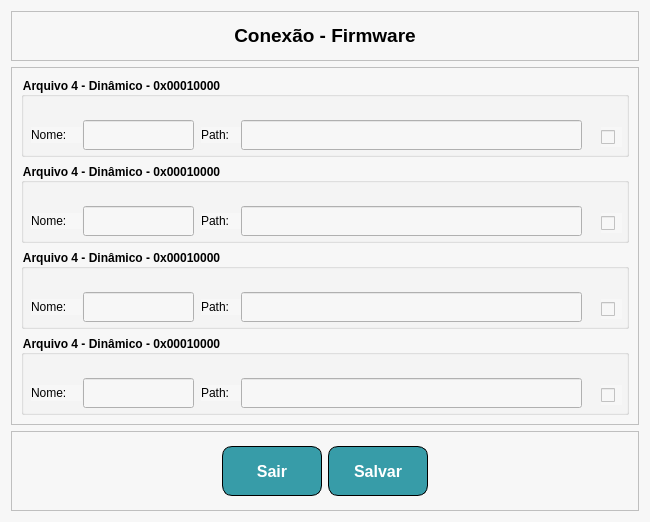
<?xml version="1.0" encoding="UTF-8"?>
<ui version="4.0">
 <class>FormConexao</class>
 <widget class="QWidget" name="FormConexao">
  <property name="geometry">
   <rect>
    <x>0</x>
    <y>0</y>
    <width>650</width>
    <height>518</height>
   </rect>
  </property>
  <property name="windowTitle">
   <string>Conexão</string>
  </property>
  <property name="styleSheet">
   <string notr="true">background-color: rgb(247, 247, 247);</string>
  </property>
  <layout class="QVBoxLayout" name="verticalLayout">
   <item>
    <widget class="QFrame" name="frame">
     <property name="sizePolicy">
      <sizepolicy hsizetype="Preferred" vsizetype="Maximum">
       <horstretch>0</horstretch>
       <verstretch>0</verstretch>
      </sizepolicy>
     </property>
     <property name="minimumSize">
      <size>
       <width>0</width>
       <height>50</height>
      </size>
     </property>
     <property name="frameShape">
      <enum>QFrame::StyledPanel</enum>
     </property>
     <property name="frameShadow">
      <enum>QFrame::Raised</enum>
     </property>
     <layout class="QHBoxLayout" name="horizontalLayout_2">
      <item>
       <spacer name="horizontalSpacer">
        <property name="orientation">
         <enum>Qt::Horizontal</enum>
        </property>
        <property name="sizeHint" stdset="0">
         <size>
          <width>274</width>
          <height>20</height>
         </size>
        </property>
       </spacer>
      </item>
      <item>
       <widget class="QLabel" name="label">
        <property name="text">
         <string>&lt;html&gt;&lt;head/&gt;&lt;body&gt;&lt;p align=&quot;center&quot;&gt;&lt;span style=&quot; font-size:14pt; font-weight:600;&quot;&gt;Conexão - Firmware&lt;/span&gt;&lt;/p&gt;&lt;/body&gt;&lt;/html&gt;</string>
        </property>
       </widget>
      </item>
      <item>
       <spacer name="horizontalSpacer_2">
        <property name="orientation">
         <enum>Qt::Horizontal</enum>
        </property>
        <property name="sizeHint" stdset="0">
         <size>
          <width>274</width>
          <height>20</height>
         </size>
        </property>
       </spacer>
      </item>
     </layout>
    </widget>
   </item>
   <item>
    <widget class="QFrame" name="frame_2">
     <property name="frameShape">
      <enum>QFrame::StyledPanel</enum>
     </property>
     <property name="frameShadow">
      <enum>QFrame::Raised</enum>
     </property>
     <layout class="QVBoxLayout" name="verticalLayout_2">
      <item>
       <widget class="QGroupBox" name="groupBox">
        <property name="sizePolicy">
         <sizepolicy hsizetype="Preferred" vsizetype="MinimumExpanding">
          <horstretch>0</horstretch>
          <verstretch>0</verstretch>
         </sizepolicy>
        </property>
        <property name="minimumSize">
         <size>
          <width>0</width>
          <height>80</height>
         </size>
        </property>
        <property name="font">
         <font>
          <weight>75</weight>
          <bold>true</bold>
         </font>
        </property>
        <property name="title">
         <string>Arquivo 4 - Dinâmico - 0x00010000</string>
        </property>
        <widget class="QLineEdit" name="lineEditNome_1">
         <property name="geometry">
          <rect>
           <x>62</x>
           <y>43</y>
           <width>111</width>
           <height>30</height>
          </rect>
         </property>
        </widget>
        <widget class="QLabel" name="label_6">
         <property name="geometry">
          <rect>
           <x>10</x>
           <y>50</y>
           <width>51</width>
           <height>16</height>
          </rect>
         </property>
         <property name="text">
          <string>Nome: </string>
         </property>
        </widget>
        <widget class="QLabel" name="label_2">
         <property name="geometry">
          <rect>
           <x>180</x>
           <y>50</y>
           <width>41</width>
           <height>16</height>
          </rect>
         </property>
         <property name="text">
          <string>Path: </string>
         </property>
        </widget>
        <widget class="QLineEdit" name="lineEditPath_1">
         <property name="geometry">
          <rect>
           <x>220</x>
           <y>43</y>
           <width>341</width>
           <height>30</height>
          </rect>
         </property>
        </widget>
        <widget class="QCheckBox" name="checkBox_1">
         <property name="geometry">
          <rect>
           <x>580</x>
           <y>50</y>
           <width>21</width>
           <height>20</height>
          </rect>
         </property>
         <property name="font">
          <font>
           <kerning>true</kerning>
          </font>
         </property>
         <property name="accessibleName">
          <string/>
         </property>
         <property name="accessibleDescription">
          <string/>
         </property>
         <property name="text">
          <string/>
         </property>
        </widget>
       </widget>
      </item>
      <item>
       <widget class="QGroupBox" name="groupBox_3">
        <property name="sizePolicy">
         <sizepolicy hsizetype="Preferred" vsizetype="MinimumExpanding">
          <horstretch>0</horstretch>
          <verstretch>0</verstretch>
         </sizepolicy>
        </property>
        <property name="minimumSize">
         <size>
          <width>0</width>
          <height>80</height>
         </size>
        </property>
        <property name="font">
         <font>
          <weight>75</weight>
          <bold>true</bold>
         </font>
        </property>
        <property name="title">
         <string>Arquivo 4 - Dinâmico - 0x00010000</string>
        </property>
        <widget class="QLineEdit" name="lineEditNome_2">
         <property name="geometry">
          <rect>
           <x>62</x>
           <y>43</y>
           <width>111</width>
           <height>30</height>
          </rect>
         </property>
        </widget>
        <widget class="QLabel" name="label_8">
         <property name="geometry">
          <rect>
           <x>10</x>
           <y>50</y>
           <width>51</width>
           <height>16</height>
          </rect>
         </property>
         <property name="text">
          <string>Nome: </string>
         </property>
        </widget>
        <widget class="QLabel" name="label_4">
         <property name="geometry">
          <rect>
           <x>180</x>
           <y>50</y>
           <width>41</width>
           <height>16</height>
          </rect>
         </property>
         <property name="text">
          <string>Path: </string>
         </property>
        </widget>
        <widget class="QLineEdit" name="lineEditPath_2">
         <property name="geometry">
          <rect>
           <x>220</x>
           <y>43</y>
           <width>341</width>
           <height>30</height>
          </rect>
         </property>
        </widget>
        <widget class="QCheckBox" name="checkBox_2">
         <property name="geometry">
          <rect>
           <x>580</x>
           <y>50</y>
           <width>21</width>
           <height>20</height>
          </rect>
         </property>
         <property name="font">
          <font>
           <kerning>true</kerning>
          </font>
         </property>
         <property name="accessibleName">
          <string/>
         </property>
         <property name="accessibleDescription">
          <string/>
         </property>
         <property name="text">
          <string/>
         </property>
        </widget>
       </widget>
      </item>
      <item>
       <widget class="QGroupBox" name="groupBox_4">
        <property name="sizePolicy">
         <sizepolicy hsizetype="Preferred" vsizetype="MinimumExpanding">
          <horstretch>0</horstretch>
          <verstretch>0</verstretch>
         </sizepolicy>
        </property>
        <property name="minimumSize">
         <size>
          <width>0</width>
          <height>80</height>
         </size>
        </property>
        <property name="font">
         <font>
          <weight>75</weight>
          <bold>true</bold>
         </font>
        </property>
        <property name="title">
         <string>Arquivo 4 - Dinâmico - 0x00010000</string>
        </property>
        <widget class="QLineEdit" name="lineEditNome_3">
         <property name="geometry">
          <rect>
           <x>62</x>
           <y>43</y>
           <width>111</width>
           <height>30</height>
          </rect>
         </property>
        </widget>
        <widget class="QLabel" name="label_9">
         <property name="geometry">
          <rect>
           <x>10</x>
           <y>50</y>
           <width>51</width>
           <height>16</height>
          </rect>
         </property>
         <property name="text">
          <string>Nome: </string>
         </property>
        </widget>
        <widget class="QLabel" name="label_5">
         <property name="geometry">
          <rect>
           <x>180</x>
           <y>50</y>
           <width>41</width>
           <height>16</height>
          </rect>
         </property>
         <property name="text">
          <string>Path: </string>
         </property>
        </widget>
        <widget class="QLineEdit" name="lineEditPath_3">
         <property name="geometry">
          <rect>
           <x>220</x>
           <y>43</y>
           <width>341</width>
           <height>30</height>
          </rect>
         </property>
        </widget>
        <widget class="QCheckBox" name="checkBox_3">
         <property name="geometry">
          <rect>
           <x>580</x>
           <y>50</y>
           <width>21</width>
           <height>20</height>
          </rect>
         </property>
         <property name="font">
          <font>
           <kerning>true</kerning>
          </font>
         </property>
         <property name="accessibleName">
          <string/>
         </property>
         <property name="accessibleDescription">
          <string/>
         </property>
         <property name="text">
          <string/>
         </property>
        </widget>
       </widget>
      </item>
      <item>
       <widget class="QGroupBox" name="groupBox_5">
        <property name="sizePolicy">
         <sizepolicy hsizetype="Preferred" vsizetype="MinimumExpanding">
          <horstretch>0</horstretch>
          <verstretch>0</verstretch>
         </sizepolicy>
        </property>
        <property name="minimumSize">
         <size>
          <width>0</width>
          <height>80</height>
         </size>
        </property>
        <property name="font">
         <font>
          <weight>75</weight>
          <bold>true</bold>
         </font>
        </property>
        <property name="title">
         <string>Arquivo 4 - Dinâmico - 0x00010000</string>
        </property>
        <widget class="QLineEdit" name="lineEditNome_4">
         <property name="geometry">
          <rect>
           <x>62</x>
           <y>43</y>
           <width>111</width>
           <height>30</height>
          </rect>
         </property>
        </widget>
        <widget class="QLabel" name="label_10">
         <property name="geometry">
          <rect>
           <x>10</x>
           <y>50</y>
           <width>51</width>
           <height>16</height>
          </rect>
         </property>
         <property name="text">
          <string>Nome: </string>
         </property>
        </widget>
        <widget class="QLabel" name="label_11">
         <property name="geometry">
          <rect>
           <x>180</x>
           <y>50</y>
           <width>41</width>
           <height>16</height>
          </rect>
         </property>
         <property name="text">
          <string>Path: </string>
         </property>
        </widget>
        <widget class="QLineEdit" name="lineEditPath_4">
         <property name="geometry">
          <rect>
           <x>220</x>
           <y>43</y>
           <width>341</width>
           <height>30</height>
          </rect>
         </property>
        </widget>
        <widget class="QCheckBox" name="checkBox_4">
         <property name="geometry">
          <rect>
           <x>580</x>
           <y>50</y>
           <width>21</width>
           <height>20</height>
          </rect>
         </property>
         <property name="font">
          <font>
           <kerning>true</kerning>
          </font>
         </property>
         <property name="accessibleName">
          <string/>
         </property>
         <property name="accessibleDescription">
          <string/>
         </property>
         <property name="text">
          <string/>
         </property>
        </widget>
       </widget>
      </item>
     </layout>
    </widget>
   </item>
   <item>
    <widget class="QFrame" name="frame_4">
     <property name="sizePolicy">
      <sizepolicy hsizetype="Preferred" vsizetype="Maximum">
       <horstretch>0</horstretch>
       <verstretch>0</verstretch>
      </sizepolicy>
     </property>
     <property name="minimumSize">
      <size>
       <width>0</width>
       <height>80</height>
      </size>
     </property>
     <property name="frameShape">
      <enum>QFrame::StyledPanel</enum>
     </property>
     <property name="frameShadow">
      <enum>QFrame::Raised</enum>
     </property>
     <layout class="QHBoxLayout" name="horizontalLayout_4">
      <item>
       <spacer name="horizontalSpacer_5">
        <property name="orientation">
         <enum>Qt::Horizontal</enum>
        </property>
        <property name="sizeHint" stdset="0">
         <size>
          <width>40</width>
          <height>20</height>
         </size>
        </property>
       </spacer>
      </item>
      <item>
       <widget class="QPushButton" name="btnSairCalibra">
        <property name="minimumSize">
         <size>
          <width>100</width>
          <height>50</height>
         </size>
        </property>
        <property name="styleSheet">
         <string notr="true">QPushButton {
	 color: white;
     font: bold 12pt;
     background-color: #379ca8;
	 border: 1px solid black;
     border-radius: 10px;
}
QPushButton:pressed {
    background-color: qlineargradient(spread:pad, x1:0, y1:0, x2:0, y2:1,   stop:0 			rgba(60, 186, 162, 255), stop:1 rgba(98, 211, 162, 255))
}</string>
        </property>
        <property name="text">
         <string>Sair</string>
        </property>
       </widget>
      </item>
      <item>
       <widget class="QPushButton" name="btnSalvarCalibra">
        <property name="minimumSize">
         <size>
          <width>100</width>
          <height>50</height>
         </size>
        </property>
        <property name="styleSheet">
         <string notr="true">QPushButton {
	 color: white;
     font: bold 12pt;
     background-color: #379ca8;
	 border: 1px solid black;
     border-radius: 10px;
}
QPushButton:pressed {
    background-color: qlineargradient(spread:pad, x1:0, y1:0, x2:0, y2:1,   stop:0 			rgba(60, 186, 162, 255), stop:1 rgba(98, 211, 162, 255))
}</string>
        </property>
        <property name="text">
         <string>Salvar</string>
        </property>
       </widget>
      </item>
      <item>
       <spacer name="horizontalSpacer_6">
        <property name="orientation">
         <enum>Qt::Horizontal</enum>
        </property>
        <property name="sizeHint" stdset="0">
         <size>
          <width>40</width>
          <height>20</height>
         </size>
        </property>
       </spacer>
      </item>
     </layout>
    </widget>
   </item>
  </layout>
 </widget>
 <resources/>
 <connections>
  <connection>
   <sender>btnSairCalibra</sender>
   <signal>clicked()</signal>
   <receiver>FormConexao</receiver>
   <slot>close()</slot>
   <hints>
    <hint type="sourcelabel">
     <x>272</x>
     <y>356</y>
    </hint>
    <hint type="destinationlabel">
     <x>643</x>
     <y>308</y>
    </hint>
   </hints>
  </connection>
 </connections>
</ui>
